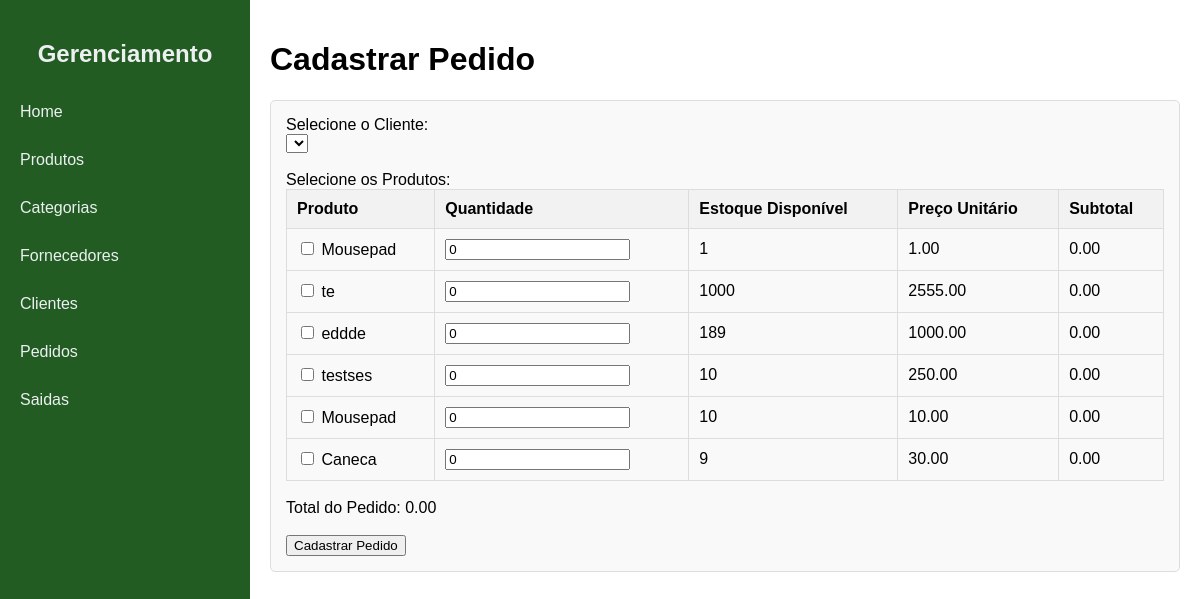
Page /views/pedido_view.php on the committed database.
### tables this page shows
CREATE TABLE `produtos` (
  `id_produto` int(11) NOT NULL,
  `nome` varchar(100) NOT NULL,
  `descricao` text DEFAULT NULL,
  `preco` decimal(10,2) NOT NULL,
  `quantidade_estoque` int(11) NOT NULL,
  `id_categoria` int(11) DEFAULT NULL,
  `id_fornecedor` int(11) DEFAULT NULL,
  `data_criacao` timestamp NOT NULL DEFAULT current_timestamp()
);

### models/Produto.php (called while the page is built, shortened)
<?php
class Produto {
    private $conn;
    private $table_name = "Produtos";
    public function __construct($db) {
        $this->conn = $db;
    }
    public function buscarTodos() {
        $query = "SELECT * FROM " . $this->table_name;
        $stmt = $this->conn->prepare($query);
        $stmt->execute();
        return $stmt;
    }
}
?>

### views/pedido_view.php (the view, shortened to what this page needs)
<!DOCTYPE html>
<html lang="en">
<head>
</head>
<body>
    <?php include 'menu_lateral_view.php'; ?>
    <div class="content">
        <h1>Cadastrar Pedido</h1>
        <form class="cadastro" action="/controle_de_estoque/controllers/processa_pedido.php" method="POST">
            <label for="id_cliente">Selecione o Cliente:</label><br>
            <select id="id_cliente" name="id_cliente" required>
                <?php
                $database = new Database();
                $db = $database->getConnection();
                ?>
            </select><br><br>
            <label for="produtos">Selecione os Produtos:</label><br>
            <table id="produtos">
                <thead>
                    <tr>
                        <th>Produto</th>
                        <th>Quantidade</th>
                        <th>Estoque Disponível</th>
                        <th>Preço Unitário</th>
                        <th>Subtotal</th>
                    </tr>
                </thead>
                <tbody>
                    <?php
                    include_once __DIR__ . '/../models/Produto.php';
                    $produto = new Produto(db: $db);
                    $produtos = $produto->buscarTodos();
                    foreach ($produtos as $produto) {
                        $produtoJson = htmlspecialchars(json_encode($produto));
                        echo "<tr>
                        <td>
                            <input type='checkbox' class='produto-checkbox' name='produtos[]' value='{$produtoJson}'>
                            {$produto['nome']}
                        </td>
                        <td>
                            <input type='number' class='quantidade-input' data-id='{$produto['id_produto']}' value='0' min='0'>
                        </td>
                        <td class='estoque-disponivel'>{$produto['quantidade_estoque']}</td>
                        <td class='preco-unitario'>{$produto['preco']}</td>
                        <td><span class='subtotal'>0.00</span></td>
                    </tr>";
                    }
                    ?>
                </tbody>
            </table>
            <br>
            <label for="total">Total do Pedido:</label>
            <span id="total-display">0.00</span>
            <br><br>
            <button type="submit" name="action" value="create">Cadastrar Pedido</button>
        </form>
    </div>
</body>
</html>

### views/menu_lateral_view.php (shortened to what this page needs)
<div class="sidebar">
    <h2>Gerenciamento</h2>
    <ul>
        <li><a href="/controle_de_estoque/index.php">Home</a></li>
        <li><a href="/controle_de_estoque/views/produto_view.php">Produtos</a></li>
        <li><a href="/controle_de_estoque/views/categoria_view.php">Categorias</a></li>
        <li><a href="/controle_de_estoque/views/fornecedor_view.php">Fornecedores</a></li>
        <li><a href="/controle_de_estoque/views/cliente_view.php">Clientes</a></li>
        <li><a href="/controle_de_estoque/views/pedido_view.php">Pedidos</a></li>
        <li><a href="/controle_de_estoque/views/pedido_saida_view.php">Saidas</a></li>
    </ul>
</div>

### views/pedido_view.php (style rules this page uses)
body { font-family: Arial, sans-serif; }
form.cadastro { margin-bottom: 20px; background: #f9f9f9; padding: 15px; border: 1px solid #ddd; border-radius: 5px; }
table { width: 100%; border-collapse: collapse; }
table, th, td { border: 1px solid #ddd; }
th, td { padding: 10px; text-align: left; }
th { background-color: #f2f2f2; }

### views/menu_lateral_view.php (style rules this page uses)
body { margin: 0; font-family: Arial, sans-serif; }
.sidebar { width: 250px; background-color: #225c22; color: #ecf0f1; height: 100vh; position: fixed; padding: 20px 0; }
.sidebar h2 { text-align: center; margin-bottom: 20px; font-size: 1.5em; }
.sidebar ul { list-style: none; padding: 0; margin: 0; }
.sidebar ul li { padding: 15px 20px; }
.sidebar ul li a { color: #ecf0f1; text-decoration: none; display: block; }
.content { margin-left: 250px; padding: 20px; }

### rows in the picture
produtos: nome "Mousepad", quantidade_estoque "1", preco "1.00"
produtos: nome "te", quantidade_estoque "1000", preco "2555.00"
produtos: nome "eddde", quantidade_estoque "189", preco "1000.00"
produtos: nome "testses", quantidade_estoque "10", preco "250.00"
produtos: nome "Mousepad", quantidade_estoque "10", preco "10.00"
produtos: nome "Caneca", quantidade_estoque "9", preco "30.00"
